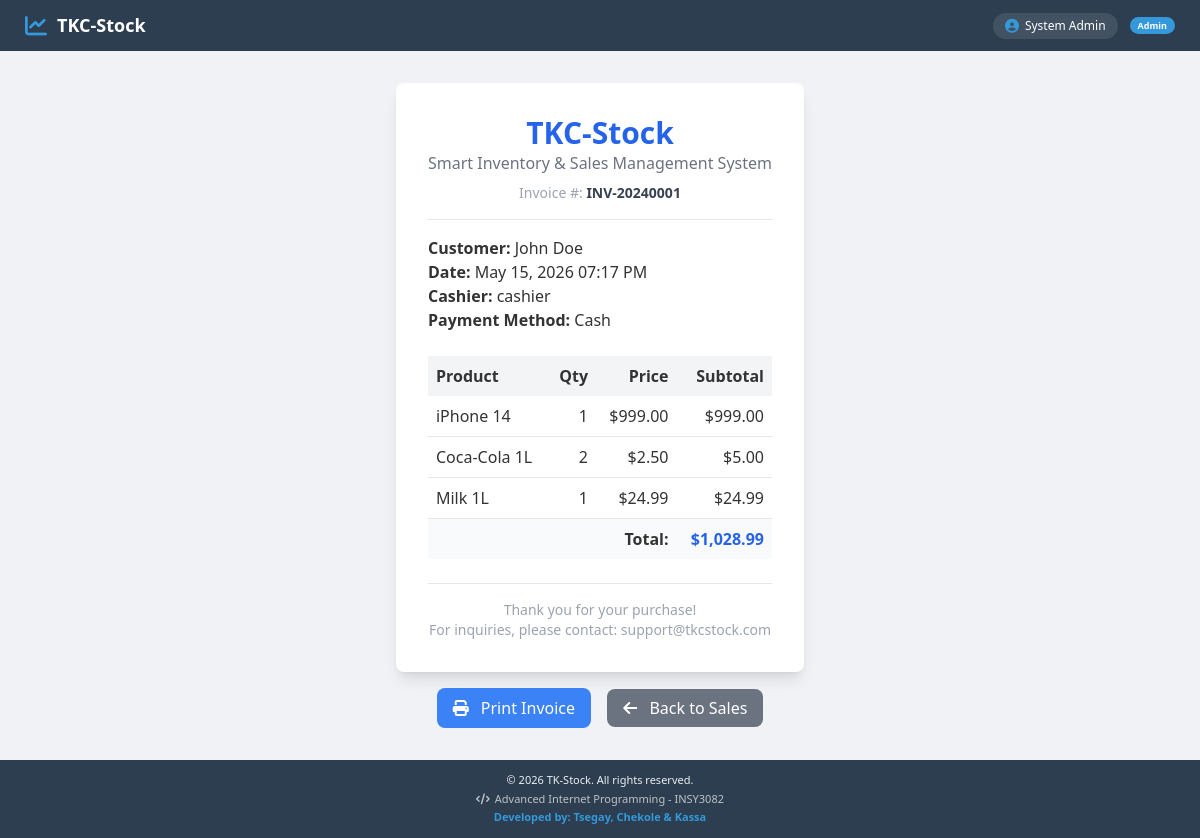
Screenshot of /index.php?action=sales-invoice&id=1 (signed in) with the database file from the repository.
### tables this page shows
CREATE TABLE sales (
    id INT(11) UNSIGNED AUTO_INCREMENT PRIMARY KEY,
    invoice_no VARCHAR(50) NOT NULL UNIQUE,
    user_id INT(11) UNSIGNED NOT NULL,
    customer_name VARCHAR(100) DEFAULT 'Walk-in Customer',
    customer_phone VARCHAR(20) DEFAULT NULL,
    subtotal DECIMAL(10,2) NOT NULL DEFAULT 0.00,
    discount_type ENUM('percentage', 'fixed') DEFAULT 'fixed',
    discount_value DECIMAL(10,2) DEFAULT 0.00,
    discount_amount DECIMAL(10,2) DEFAULT 0.00,
    tax_rate DECIMAL(5,2) DEFAULT 0.00,
    tax_amount DECIMAL(10,2) DEFAULT 0.00,
    total_amount DECIMAL(10,2) NOT NULL DEFAULT 0.00,
    payment_method ENUM('cash', 'card', 'mobile') DEFAULT 'cash',
    payment_status ENUM('paid', 'pending', 'cancelled') DEFAULT 'paid',
    notes TEXT,
    created_at TIMESTAMP DEFAULT CURRENT_TIMESTAMP,
    FOREIGN KEY (user_id) REFERENCES users(id),
    INDEX idx_invoice (invoice_no),
    INDEX idx_date (created_at),
    INDEX idx_customer (customer_name)
);

CREATE TABLE users (
    id INT(11) UNSIGNED AUTO_INCREMENT PRIMARY KEY,
    username VARCHAR(50) NOT NULL UNIQUE,
    email VARCHAR(100) NOT NULL UNIQUE,
    password VARCHAR(255) NOT NULL,
    full_name VARCHAR(100) NOT NULL,
    role ENUM('admin', 'manager', 'cashier') DEFAULT 'cashier',
    profile_image VARCHAR(255) DEFAULT NULL,
    is_active TINYINT(1) DEFAULT 1,
    last_login DATETIME DEFAULT NULL,
    created_at TIMESTAMP DEFAULT CURRENT_TIMESTAMP,
    INDEX idx_email (email),
    INDEX idx_role (role)
);

CREATE TABLE sale_items (
    id INT(11) UNSIGNED AUTO_INCREMENT PRIMARY KEY,
    sale_id INT(11) UNSIGNED NOT NULL,
    product_id INT(11) UNSIGNED NOT NULL,
    quantity INT(11) NOT NULL,
    price DECIMAL(10,2) NOT NULL,
    subtotal DECIMAL(10,2) NOT NULL,
    FOREIGN KEY (sale_id) REFERENCES sales(id) ON DELETE CASCADE,
    FOREIGN KEY (product_id) REFERENCES products(id),
    INDEX idx_sale (sale_id),
    INDEX idx_product (product_id)
);

CREATE TABLE products (
    id INT(11) UNSIGNED AUTO_INCREMENT PRIMARY KEY,
    name VARCHAR(100) NOT NULL,
    description TEXT,
    sku VARCHAR(50) UNIQUE,
    price DECIMAL(10,2) NOT NULL DEFAULT 0.00,
    cost_price DECIMAL(10,2) DEFAULT 0.00,
    quantity INT(11) NOT NULL DEFAULT 0,
    min_stock_level INT(11) DEFAULT 5,
    category_id INT(11) UNSIGNED,
    image VARCHAR(255) DEFAULT NULL,
    barcode VARCHAR(100) DEFAULT NULL,
    is_active TINYINT(1) DEFAULT 1,
    created_at TIMESTAMP DEFAULT CURRENT_TIMESTAMP,
    updated_at TIMESTAMP DEFAULT CURRENT_TIMESTAMP ON UPDATE CURRENT_TIMESTAMP,
    FOREIGN KEY (category_id) REFERENCES categories(id) ON DELETE SET NULL,
    INDEX idx_category (category_id),
    INDEX idx_price (price),
    INDEX idx_quantity (quantity)
);

### controllers/SalesController.php (called while the page is built, shortened)
<?php
require_once BASE_PATH . '/models/Sale.php';
class SalesController
{
    private $saleModel;
    public function __construct($db)
    {
        $this->saleModel = new Sale($db);
    }
    public function invoice()
    {
        $id = $_GET['id'] ?? 0;
        $sale = $this->saleModel->getById($id);
        require_once BASE_PATH . '/views/sales/invoice.php';
    }
}

### models/Sale.php (called while the page is built, shortened)
<?php
class Sale
{
    private $conn;
    public function __construct($db)
    {
        $this->conn = $db;
    }
    public function getById($id)
    {
        $query = "SELECT s.*, u.username as cashier_name
                  FROM sales s
                  LEFT JOIN users u ON s.user_id = u.id
                  WHERE s.id = ?";
        $stmt = $this->conn->prepare($query);
        $stmt->bind_param("i", $id);
        $stmt->execute();
        $sale = $stmt->get_result()->fetch_assoc();
        if ($sale) {
            $sale['items'] = $this->getSaleItems($id);
        }
        return $sale;
    }
    public function getSaleItems($sale_id)
    {
        $query = "SELECT si.*, p.name as product_name, p.sku
                  FROM sale_items si
                  JOIN products p ON si.product_id = p.id
                  WHERE si.sale_id = ?";
        $stmt = $this->conn->prepare($query);
        $stmt->bind_param("i", $sale_id);
        $stmt->execute();
        return $stmt->get_result()->fetch_all(MYSQLI_ASSOC);
    }
}

### views/sales/invoice.php (the view, shortened to what this page needs)
<?php
require_once BASE_PATH . '/views/layouts/header.php';
?>
<div class="max-w-2xl mx-auto py-8">
    <div class="bg-white rounded-lg shadow-lg p-8">
        <div class="text-center border-b pb-4 mb-4">
            <h1 class="text-3xl font-bold text-blue-600">TKC-Stock</h1>
            <p class="text-gray-500">Smart Inventory & Sales Management System</p>
            <p class="text-gray-400 text-sm mt-2">Invoice #: <span class="font-bold text-gray-700"><?php echo $sale['invoice_no']; ?></span></p>
        </div>
        <div class="mb-6">
            <p><strong>Customer:</strong> <?php echo htmlspecialchars($sale['customer_name']); ?></p>
            <p><strong>Date:</strong> <?php echo date('F j, Y h:i A', strtotime($sale['created_at'])); ?></p>
            <p><strong>Cashier:</strong> <?php echo $sale['cashier_name']; ?></p>
            <p><strong>Payment Method:</strong> <?php echo ucfirst($sale['payment_method']); ?></p>
        </div>
        <table class="w-full border-collapse mb-6">
            <thead>
                <tr class="bg-gray-100">
                    <th class="p-2 text-left">Product</th>
                    <th class="p-2 text-right">Qty</th>
                    <th class="p-2 text-right">Price</th>
                    <th class="p-2 text-right">Subtotal</th>
                </tr>
            </thead>
            <tbody>
                <?php foreach ($sale['items'] as $item): ?>
                    <tr class="border-b">
                        <td class="p-2"><?php echo htmlspecialchars($item['product_name']); ?></td>
                        <td class="p-2 text-right"><?php echo $item['quantity']; ?></td>
                        <td class="p-2 text-right">$<?php echo number_format($item['price'], 2); ?></td>
                        <td class="p-2 text-right">$<?php echo number_format($item['subtotal'], 2); ?></td>
                    </tr>
                <?php endforeach; ?>
            </tbody>
            <tfoot>
                <tr class="bg-gray-50">
                    <td colspan="3" class="p-2 text-right font-bold">Total:</td>
                    <td class="p-2 text-right font-bold text-blue-600">$<?php echo number_format($sale['total_amount'], 2); ?></td>
                </tr>
            </tfoot>
        </table>
        <div class="text-center text-gray-400 text-sm border-t pt-4">
            <p>Thank you for your purchase!</p>
            <p>For inquiries, please contact: support@tkcstock.com</p>
        </div>
    </div>
    <div class="text-center mt-4 space-x-3">
        <button onclick="window.print()" class="bg-blue-500 text-white px-4 py-2 rounded-lg hover:bg-blue-600">
            <i class="fas fa-print mr-2"></i> Print Invoice
        </button>
        <a href="index.php?action=sales" class="bg-gray-500 text-white px-4 py-2 rounded-lg hover:bg-gray-600">
            <i class="fas fa-arrow-left mr-2"></i> Back to Sales
        </a>
    </div>
</div>
<?php require_once BASE_PATH . '/views/layouts/footer.php'; ?>

### public/css/style.css (style rules this page uses)
* { margin: 0; padding: 0; box-sizing: border-box; font-family: 'Segoe UI', Tahoma, Geneva, Verdana, sans-serif; }
body { background-color: #f0f2f5; color: #333; overflow-y: auto; overflow-x: hidden; }

### rows the page displays
sales: invoice_no "INV-20240001", customer_name "John Doe", created_at "May 15, 2026 07:17 PM", user.username "cashier", payment_method "Cash", total_amount "1,028.99"
sale_items: product.name "iPhone 14", quantity "1", price "999.00", subtotal "999.00"
sale_items: product.name "Coca-Cola 1L", quantity "2", price "2.50", subtotal "5.00"
sale_items: product.name "Milk 1L", quantity "1", price "24.99", subtotal "24.99"

### other values shown
$_SESSION['full_name'] "System Admin"
$_SESSION['role'] "Admin"
